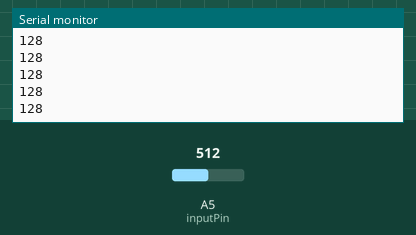
The sketch below on a simulated Arduino Uno, built with avr-gcc and run on an emulated ATmega328P. On the bench: the last lines printed to the serial monitor. The inputs (shaded band) are chosen by the test bench; at power-on: A5 (inputPin) = 512.

Above: at 1.2 s.
1.3 s: A5 (inputPin) set to 716
At 2.4 s:
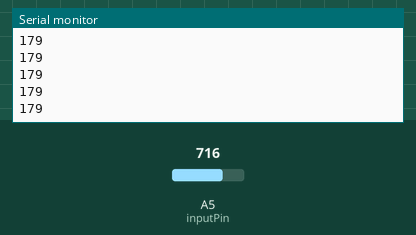
2.8 s: A5 (inputPin) set to 900
At 3.9 s:
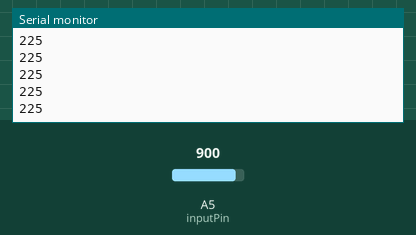
Timing chart, 0 to 5.8 s (numbered marks = the images above; inputs shaded):
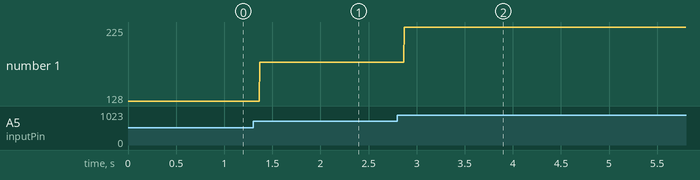

The sketch:

sonic-receiver.ino
```cpp
// (licence header left out)
int inputPin = A5;

void setup() {
  Serial.begin(9600);
  pinMode(inputPin, INPUT);
}

void loop() {
	Serial.println(analogRead(inputPin) / 4, DEC);
}
```

Measured:
- after the input at 1.3 s, the serial monitor: prints a new line after 0.07 s (image 1)
- after the input at 2.8 s, the serial monitor: prints a new line after 0.07 s (image 2)
- plotted number 1: 128 → 179 after the input at 1.3 s, 179 → 225 after the input at 2.8 s
